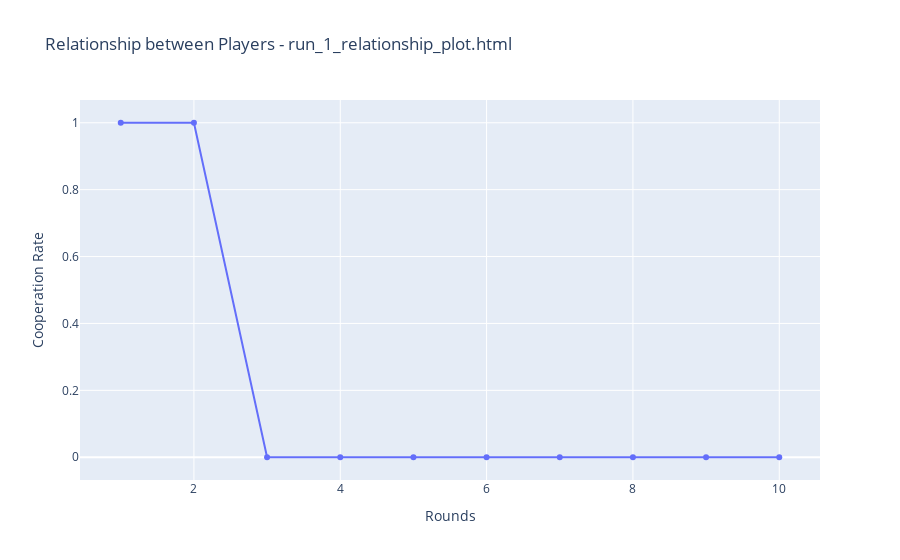
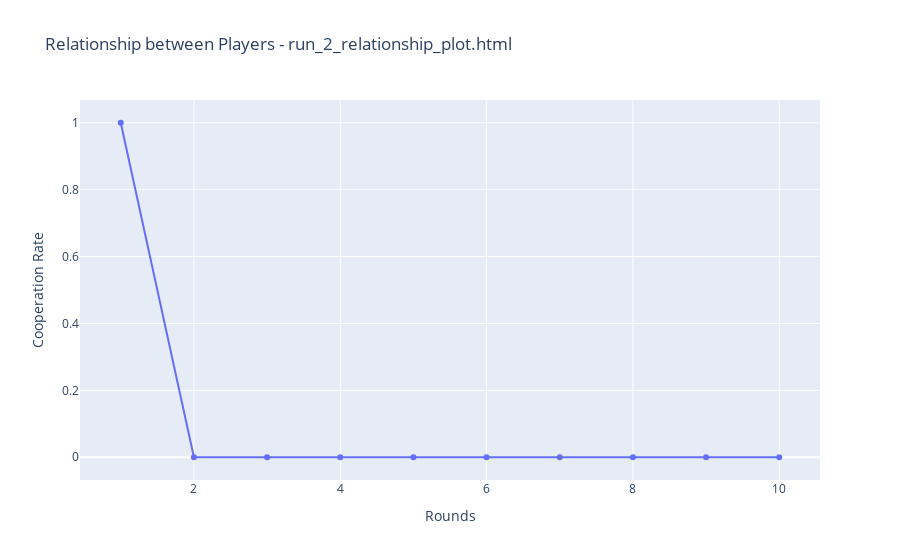
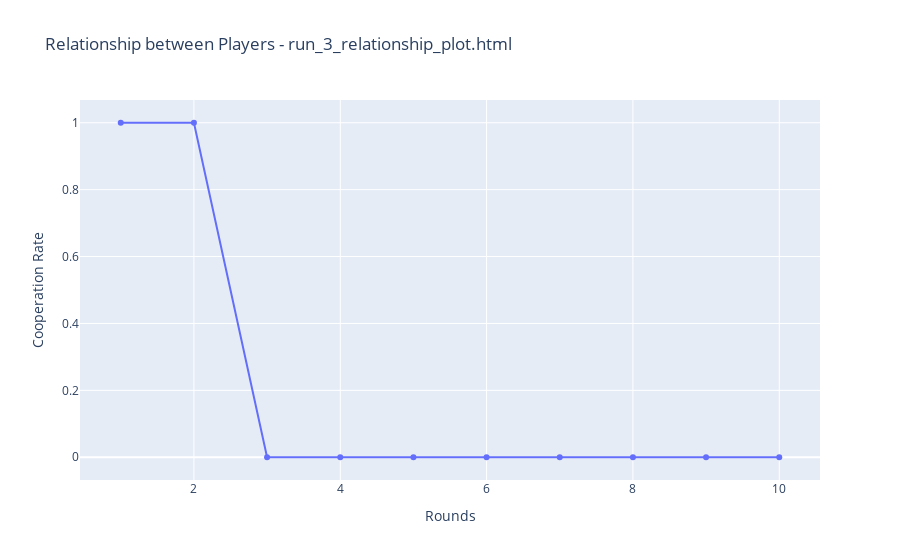
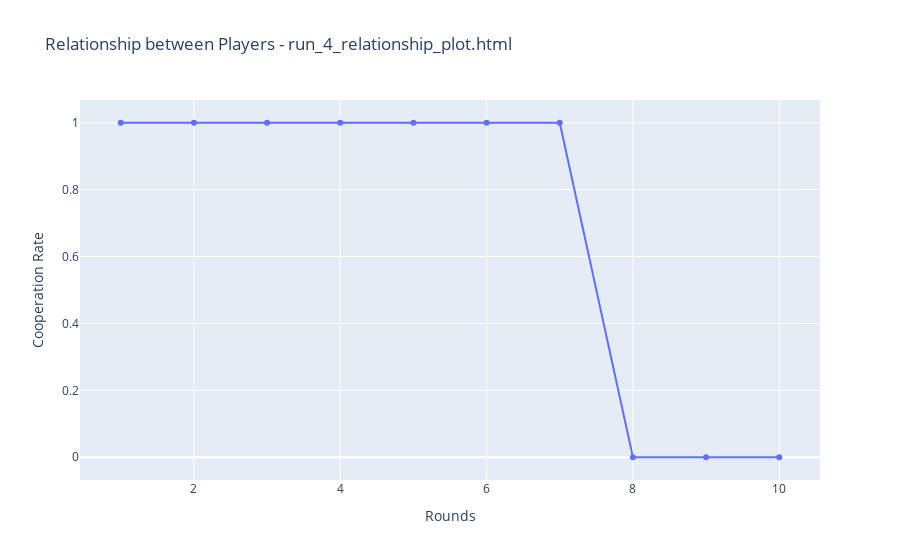

The code cell stored with these charts, in order, in its notebook:
### Markdown cell above
# Program of "Discriminative Altruist Strategy" of Game Theory

### Code cell
# Initialize memory to store interactions with other players
memory = {}

def strategy(opponent):
    """
    Decide the strategy based on the opponent's past moves.
    assume they'll cooperate if they're new, but refuse ('R') if they've defected before.
    """
    if opponent not in memory:
        memory[opponent] = True  # Assume cooperation initially
    if memory[opponent]:
        return 'C'  # Cooperate if the opponent has never defected
    else:
        return 'R'  # Refuse to engage if the opponent has defected before

def update_memory(opponent, their_move):
    """
    Update memory with the opponent's last move and mark them as a defector if they defected
    """
    if their_move == 'D':
        memory[opponent] = False  # Mark opponent as defector

def play_game(opponent, num_rounds):
    """
    Simulate a game for a set number of rounds, track cooperation rates, and return the list for plotting
    """
    history = []               # To store the history of moves
    cooperation_rates = []      # To store cooperation rates for each round
    for i in range(num_rounds):
        if i == 0:              # First round, assume both players cooperate
            my_move = 'C'
            their_move = 'C'
            cooperation_rate = 1  # Full cooperation in the first round
        else:
            my_move = strategy(opponent)  # Decide my move based on the strategy
            
            # Opponent's move is randomly chosen with 50% probability for each action
            their_move = 'C' if random.random() < 0.5 else 'D'
            if my_move == 'R':
                
                # If refusing to engage, set cooperation rate to 0
                print(f"Round {i+1}: I refuse to engage with {opponent} because they defected before.")
                cooperation_rate = 0
            else:
                
                # Determine cooperation rate based on my move and the opponent's move
                if their_move == 'D':
                    print(f"Round {i+1}: {opponent} defected. I refuse to engage further.")
                    cooperation_rate = 0
                else:
                    cooperation_rate = 1 if my_move == 'C' and their_move == 'C' else 0
        
        # Record the moves and update the opponent's memory
        history.append((my_move, their_move))
        update_memory(opponent, their_move)
        print(f"Round {i+1}: My move={my_move}, {opponent}'s move={their_move}")
        cooperation_rates.append(cooperation_rate)  # Store the cooperation rate for this round
    return cooperation_rates

def plot_relationship(cooperation_rates, num_rounds, file_name):
    """
    Plot the cooperation rates over the rounds and save the plot to an HTML file.
    """
    fig = go.Figure()

    # Add a trace for the cooperation rates
    fig.add_trace(go.Scatter(
        x=list(range(1, num_rounds + 1)),
        y=cooperation_rates,
        mode='lines+markers',
        name='Cooperation Rate'
    ))

    # Update the layout of the plot
    fig.update_layout(
        title=f'Relationship between Players - {file_name}',
        xaxis_title='Rounds',
        yaxis_title='Cooperation Rate'
    )

    # Save the plot as an HTML file and display it
    fig.write_html(file_name)
    fig.show()

def reset_memory():
    """
    Reset the memory for a new simulation run.
    """
    global memory
    memory = {}

def simulate_and_plot(num_rounds, num_simulations=7):
    """
    Run multiple simulations and plot the results for each simulation.
    """
    for i in range(num_simulations):
        random.seed(i+1)  # Set the random seed for reproducibility
        cooperation_rates = play_game('PlayerX', num_rounds)  # Simulate the game
        plot_relationship(cooperation_rates, num_rounds, file_name=f'run_{i+1}_relationship_plot.html')  # Plot results
        reset_memory()  # Reset memory after each simulation

# Example usage:
simulate_and_plot(num_rounds=10, num_simulations=4)  # Run simulations and plot results

### Figure 1 — Plotly figure (JSON) as saved in the notebook; plotly's stock layout.template omitted (floating-point values rounded to 4 significant figures)
{"data": [{"mode": "lines+markers", "name": "Cooperation Rate", "type": "scatter", "x": [1, 2, 3, 4, 5, 6, 7, 8, 9, 10], "y": [1, 1, 0, 0, 0, 0, 0, 0, 0, 0]}], "layout": {"title": {"text": "Relationship between Players - run_1_relationship_plot.html"}, "xaxis": {"title": {"text": "Rounds"}}, "yaxis": {"title": {"text": "Cooperation Rate"}}}}

### Figure 2 — Plotly figure (JSON) as saved in the notebook; plotly's stock layout.template omitted (floating-point values rounded to 4 significant figures)
{"data": [{"mode": "lines+markers", "name": "Cooperation Rate", "type": "scatter", "x": [1, 2, 3, 4, 5, 6, 7, 8, 9, 10], "y": [1, 0, 0, 0, 0, 0, 0, 0, 0, 0]}], "layout": {"title": {"text": "Relationship between Players - run_2_relationship_plot.html"}, "xaxis": {"title": {"text": "Rounds"}}, "yaxis": {"title": {"text": "Cooperation Rate"}}}}

### Figure 3 — Plotly figure (JSON) as saved in the notebook; plotly's stock layout.template omitted (floating-point values rounded to 4 significant figures)
{"data": [{"mode": "lines+markers", "name": "Cooperation Rate", "type": "scatter", "x": [1, 2, 3, 4, 5, 6, 7, 8, 9, 10], "y": [1, 1, 0, 0, 0, 0, 0, 0, 0, 0]}], "layout": {"title": {"text": "Relationship between Players - run_3_relationship_plot.html"}, "xaxis": {"title": {"text": "Rounds"}}, "yaxis": {"title": {"text": "Cooperation Rate"}}}}

### Figure 4 — Plotly figure (JSON) as saved in the notebook; plotly's stock layout.template omitted (floating-point values rounded to 4 significant figures)
{"data": [{"mode": "lines+markers", "name": "Cooperation Rate", "type": "scatter", "x": [1, 2, 3, 4, 5, 6, 7, 8, 9, 10], "y": [1, 1, 1, 1, 1, 1, 1, 0, 0, 0]}], "layout": {"title": {"text": "Relationship between Players - run_4_relationship_plot.html"}, "xaxis": {"title": {"text": "Rounds"}}, "yaxis": {"title": {"text": "Cooperation Rate"}}}}
